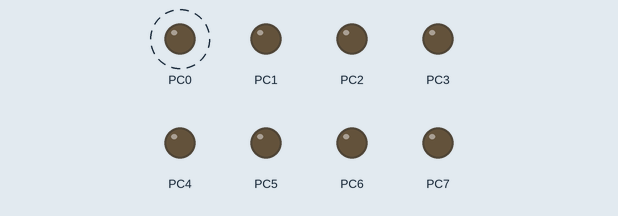
Recording of a program running on a simulated ATmega32, built with avr-gcc and emulated at 8 MHz. Shown: output pins drawn as LEDs (lit = HIGH). Dashed ring = blinking.

Above: at 0.5 s.
Timing chart, 0 to 4.6 s (numbered marks = the images above):
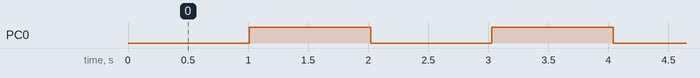

Measured:
- by itself, PC0: alternates HIGH for 1.0 s and LOW for 1.0 s

The program:

main.c
```c
/*
 * Atmega32_Drivers.c
 *
 * Created: 12/14/2023 8:26:01 AM
 * Author : Elmag
 */

#include "Atmega32_Timer0_Driver.h"
uint16_t Timer_counter = 0;
void Timer0_Compare_Match_interrup_Handler()
{
	Timer_counter++ ;

	if(Timer_counter == 10000)
	{
		//Toggle_led every one second
		TOGGLE_BIT(PORTC , 0);

		//clear counter
		Timer_counter = 0 ;
	}
}

int main(void)
{
    DDRC = 0xFF ;
	CLR_BIT(PORTC , 0);

    //Configure timer0
	Timer0_Config Timer0_Config ;

	Timer0_Config.Timer0_Mode = Timer0_Mode_CTC ;
	Timer0_Config.Clock_Select = Timer0_Clock_Internal_Prescaler_8 ;
	Timer0_Config.IRQ_Enable = Timer0_IRQ_Compare_Match_Enable ;
	Timer0_Config.Output_Compare =Timer0_Clock_Stop ;
	Timer0_Config.P_IRQ_CallBack = Timer0_Compare_Match_interrup_Handler ;

	//Set compare Value
	MCAL_Timer0_Set_Compare_Value(100);

	// initialization Timer0
	MCAL_Timer0_Init(&Timer0_Config);
    while (1)
    {

	}
}
```

Atmega32_Timer0_Driver.c
```c
/*
 * Atmega32_Timer0_Driver.c
 *
 * Created: 4/19/2024 10:13:08 AM
 *  Author: Elmag
 */

/* ================================================================ */
/* =========================== Includes =========================== */
/* ================================================================ */

#include "Atmega32_Timer0_Driver.h"

Timer0_Config G_timer0_Cfg ;

/* ================================================================ */
/* ======================== Public APIs =========================== */
/* ================================================================ */


/* ================================================================
 * @Fn 				- MCAL_Timer0_Init
 * @brief 			- Initializes Timer0 according to the specified parameters in Timer0_Cfg
 * @param [in] 		- Timer0_Config : a pointer to Timer0_Config structure that contains the configuration information for the specified TIMER Module
 * @retval 			- None
 * Note 			- Supported for TIMER0 ONLY
 *
 */
void MCAL_Timer0_Init(Timer0_Config * Timer0_Cfg)
{
      G_timer0_Cfg = *Timer0_Cfg ;

	  // Select mode timer
	  TCCR0 |= Timer0_Cfg->Timer0_Mode ;


	 if(Timer0_Cfg->Output_Compare != Timer0_OC_disconnected)
	 {

		 //Configure 0C0 (PINB3) as Output
		 DDRB |=(1<<3);
		 //type of output compare
		 TCCR0 |= Timer0_Cfg->Output_Compare ;
	 }

	 //Select Clock Source
	 TCCR0 |= Timer0_Cfg->Clock_Select ;

	 if(Timer0_Cfg->Clock_Select == Timer0_Clock_External_Falling_Edge || Timer0_Clock_External_Rising_Edge)
	 {
		 // Configure T0 (PINB0) as Input
		 DDRB &= ~(1<<0);
	 }

	 //Enable Interrupt
	 TIMSK |= Timer0_Cfg->IRQ_Enable ;

	 if(Timer0_Cfg->IRQ_Enable != Timer0_IRQ_NONE)
	 {
		 Enable_Global_Interrupt();
	 }
}

/* ================================================================
 * @Fn 				- MCAL_Timer0_DeInit
 * @brief 			- DeInitialze Timer0 Operation By Disable Timer Clock
 * @retval 			- None
 * Note 			- Supported for Timer0 ONLY
 */
void MCAL_Timer0_DeInit()
{
	TCCR0 = 0x00 ;
	TCNT0 = 0 ;
	OCR0  = 0 ;
	TIMSK = 0x00 ;
	TIFR  = 0x00 ;

}

/* ================================================================
 * @Fn 				- MCAL_Timer0_Set_Compare_Value
 * @brief 			- Set OCR Register compare Value in Compare Match Mode(CTC)
 * @param [in] 		- TicksNumber : Value to Set in OCR(compare value must not exceed 255)
 * @retval 			- None
 * Note 			- Supported for Compare Match Mode(CTC) only & compare value must not exceed 255
 */
void MCAL_Timer0_Set_Compare_Value(uint8_t TicksNumber)
{
	OCR0 = TicksNumber ;
}

/* ================================================================
 * @Fn 				- MCAL_Timer0_Get_Compare_Value
 * @brief 			- Set OCR Register compare Value in Compare Match Mode(CTC)
 * @param [in] 		- TicksNumber : Value to Set in OCR(compare value must not exceed 255)
 * @retval 			- None
 * Note 			- Supported for Compare Match Mode(CTC) only & compare value must not exceed 255
 */
void MCAL_Timer0_Get_Compare_Value(uint8_t *TicksNumber)
{
	*TicksNumber = OCR0 ;
}

/* ================================================================
 * @Fn 				- MCAL_Timer0_Set_Counter_Value
 * @brief 			- Set Timer counter value
 * @param [in] 		- TicksNumber : value of counter value from counter register (TCNT0)
 * @retval 			- None
 * Note 			- None
 *
 */
void MCAL_Timer0_Set_Counter_Value(uint8_t TicksNumber)
{
	TCNT0 = TicksNumber ;
}
/* ================================================================
 * @Fn 				- MCAL_Timer0_Get_Counter_Value
 * @brief 			- Get Timer counter value
 * @param [in] 		- TicksNumber : value of counter value from counter register (TCNT0)
 * @retval 			- None
 * Note 			- None
 *
 */
void MCAL_Timer0_Get_Counter_Value(uint8_t *TicksNumber)
{
	*TicksNumber =TCNT0 ;
}

/* OVERFLOW ISR */
ISR(TIMER0_OVF_vect)
{
	G_timer0_Cfg.P_IRQ_CallBack();
}

/* COMPARE MATCH ISR */
ISR(TIMER0_COMP_vect)
{
	G_timer0_Cfg.P_IRQ_CallBack();
}
```

Atmega32_Device_Header.h
```c
/*
 * Atmega32_Device_Header.h
 *
 * Created: 12/14/2023 9:08:06 AM
 *  Author: Elmag
 */


#ifndef ATMEGA32_DEVICE_HEADER_H_
#define ATMEGA32_DEVICE_HEADER_H_

//-----------------------------
//Includes
//-----------------------------

#include "Platform_Types.h"
#include "Utils.h"
#include <avr/io.h>
#include <util/delay.h>
#include <avr/interrupt.h>
#define F_CPU 8000000UL

//-----------------------------
//Base addresses for Memories
//-----------------------------
#define FLASH_MEMORY            0x00
#define SRAM                    0x60

//-----------------------------
//Base addresses for Peripherals
//-----------------------------

//GPIO
#define GPIOA_BASE          0x39UL
#define GPIOB_BASE          0x36UL
#define GPIOC_BASE          0x33UL
#define GPIOD_BASE          0x30UL

//EXTI
#define EXTI_BASE 		    0x54UL

//UART
#define UART_BASE           0x29UL

//SPI
#define SPI_BASE            0x2DUL
//======================================================================

//-*-*-*-*-*-*-*-*-*-*-*-*-*-*-*-*-*-*-*-*-*-*-*-*-*
//Peripheral register
//-*-*-*-*-*-*-*-*-*-*-*-*-*-*-*-*-*-*-*-*-*-*-*-*-*

//-*-*-*-*-*-*-*-*-*-*-*-
//Peripheral register: GPIO
//-*-*-*-*-*-*-*-*-*-*-*

typedef struct
{
	volatile uint8_t PIN  ;
	volatile uint8_t DDR  ;
	volatile uint8_t PORT ;
}GPIO_TypeDef_t;

//-*-*-*-*-*-*-*-*-*-*-*-
//Peripheral register: EXTI
//-*-*-*-*-*-*-*-*-*-*-*-

typedef struct
{
    volatile uint8_t  _MCUCSR    ;
	volatile uint8_t  _MCUCR     ;
	         uint32_t _reserved0 ;
	volatile uint8_t  _GIFR      ;
	volatile uint8_t  _GICR	     ;
}EXTI_TypeDef_t;


//-*-*-*-*-*-*-*-*-*-*-*-
//Peripheral register: UART
//-*-*-*-*-*-*-*-*-*-*-*-
//==============================================================

typedef struct
{
	uint8  _UBRRL ;
	uint8  _UCSRB ;
	uint8  _UCSRA ;
	uint8  _UDR ;
    uint64 _reserved0;
	uint64 _reserved1;
	uint16 _reserved2;
	uint8  _reserved3;
 union RC_RH
	{
		uint8  _UCSRC ;
		uint8  _UBRRH ;
	}RC_RH;

}UART_TypeDef_t;

//-*-*-*-*-*-*-*-*-*-*-*-
//Peripheral register: SPI
//-*-*-*-*-*-*-*-*-*-*-*-
//==============================================================

typedef struct
{
  uint8 _SPCR ;
  uint8 _SPSR ;
  uint8 _SPDR ;
}SPI_TypeDef_t;


//-*-*-*-*-*-*-*-*-*-*-*-
//Peripheral Instants:
//-*-*-*-*-*-*-*-*-*-*-*-

#define GPIOA          ((GPIO_TypeDef_t*)GPIOA_BASE)
#define GPIOB          ((GPIO_TypeDef_t*)GPIOB_BASE)
#define GPIOC          ((GPIO_TypeDef_t*)GPIOC_BASE)
#define GPIOD          ((GPIO_TypeDef_t*)GPIOD_BASE)

#define EXTI           ((EXTI_TypeDef_t*)EXTI_BASE)

#define UART1          ((UART_TypeDef_t*)UART_BASE)

#define SPI1           ((SPI_TypeDef_t*)SPI_BASE)

//Global Interrupt
#define SREG                       *((uint8*)0x5FUL)

#define Enable_Global_Interrupt()    SREG |=(1<<7)
#define Disable_Global_Interrupt()   SREG &=~(1<<7)
#endif /* ATMEGA32_DEVICE_HEADER_H_ */
```

Atmega32_Timer0_Driver.h
```c
/*
 * Atmega32_Timer0_Driver.h
 *
 * Created: 4/19/2024 10:12:25 AM
 *  Author: Elmag
 */


#ifndef ATMEGA32_TIMER0_DRIVER_H_
#define ATMEGA32_TIMER0_DRIVER_H_

/* ================================================================ */
/* =========================== Includes =========================== */
/* ================================================================ */

#include "Atmega32_Device_Header.h"
#include "avr/interrupt.h"


/* ================================================================ */
/* ============= User type definitions (structures) =============== */
/* ================================================================ */

typedef struct
{
	uint8_t Timer0_Mode ;             // specifies timer mode (normal or CTC mode or fast PWM or phase correct)
	                                  // this parameter set based on @ref Timer0_Mode_Defien

	uint8_t Output_Compare ;          // specifies output of OC pin (disconnected or toggle or clear or set)
	                                  // this parameter set based on @ref Timer0_OC_Defien

	uint8_t Clock_Select ;            //specifies clock pulse (internal or external) and prescaler(no or 8 or 64 or 256 or ...)
	                                  //this parameter set based on @ref Timer0_Clock_Defien

    uint8_t IRQ_Enable ;              // specifies Interrupt request (compare match or overflow)
	                                  // this parameter set based in @ref Timer0_IRQ_define

	void (*P_IRQ_CallBack)(void);     // point to C function to CallBack Interrupt
}Timer0_Config;

/* ================================================================ */
/* =============== Macros Configuration References ================ */
/* ================================================================ */


//@ref Timer0_Mode_Defien
#define Timer0_Mode_Normal           (uint8_t)(0)
#define Timer0_Mode_Ph_Cor_PWM       (uint8_t)(1<<6)
#define Timer0_Mode_CTC              (uint8_t)(1<<3)
#define Timer0_Mode_Fast_PWM         (uint8_t)((1<<3)|(1<<6))

//@ref Timer0_OC_Defien
#define Timer0_OC_disconnected       (uint8_t)(0)
#define Timer0_OC_Toggle             (uint8_t)(1<<4)   //note this valid in Normal or CTC mode only
#define Timer0_OC_Clear              (uint8_t)(1<<5)
#define Timer0_OC_Set                (uint8_t)((1<<4) | (1<<5))

// @ref Timer0_Clock_Defien
#define Timer0_Clock_Stop                         (uint8_t)(0)
#define Timer0_Clock_Internal_No_Prescaler        (uint8_t)(0x01)
#define Timer0_Clock_Internal_Prescaler_8         (uint8_t)(0x02)
#define Timer0_Clock_Internal_Prescaler_64        (uint8_t)(0x03)
#define Timer0_Clock_Internal_Prescaler_256       (uint8_t)(0x04)
#define Timer0_Clock_Internal_Prescaler_1024      (uint8_t)(0x05)
#define Timer0_Clock_External_Falling_Edge        (uint8_t)(0x06)
#define Timer0_Clock_External_Rising_Edge         (uint8_t)(0x07)

//@ref Timer0_IRQ_define
#define Timer0_IRQ_NONE                           (uint8_t)(0)
#define Timer0_IRQ_Compare_Match_Enable           (uint8_t)(1<<1)
#define Timer0_IRQ_Overflow_Enable                (uint8_t)(1<<0)

/* ================================================================ */
/* =========== APIs Supported by "MCAL TIMER0 DRIVER" ============= */
/* ================================================================ */

void MCAL_Timer0_Init(Timer0_Config * Timer0_Cfg);
void MCAL_Timer0_DeInit();

void MCAL_Timer0_Set_Compare_Value(uint8_t TicksNumber);
void MCAL_Timer0_Get_Compare_Value(uint8_t *TicksNumber);

void MCAL_Timer0_Set_Counter_Value(uint8_t TicksNumber);
void MCAL_Timer0_Get_Counter_Value(uint8_t *TicksNumber);


#endif /* ATMEGA32_TIMER0_DRIVER_H_ */
```

Platform_Types.h
```c
/*
 * Platform_Types.h
 *
 * Created: 1/31/2024 1:43:27 PM
 *  Author: Elmag
 */


#ifndef PLATFORM_TYPES_H_
#define PLATFORM_TYPES_H_

// Unsigned integer data types
typedef unsigned char               uint8_t;
typedef unsigned char               uint8;
typedef unsigned short              uint16;
typedef unsigned int                uint32;
typedef unsigned long long int      uint64;

// Signed integer data types
typedef signed char                 sint8_t;
typedef signed short                sint16_t;
typedef signed int                  sint32_t;
typedef signed long long int        sint64_t;

// volatile unsigned integer data types
typedef volatile unsigned char              vuint8_t;
typedef volatile unsigned short             vuint16_t;
typedef volatile unsigned int               vuint32_t;
typedef volatile unsigned long long int     vuint64_t;

// volatile signed integer data types
typedef volatile signed char                vsint8_t;
typedef volatile signed short               vsint16_t;
typedef volatile signed int                 vsint32_t;
typedef volatile signed long long int       vsint64_t;

// Float data types
typedef float       float32_t;
typedef double      float64_t;

// Boolean date types
typedef enum
{
	false,
	ture,
}bool;

// Error types which used in ErrorIndication Function in any Default Case in Switch
typedef enum
{
	InvalidArgument,    //in any configuration to Pins or Ports
	OverFlow            //in any configuration to LEDs For Example
}ErrorType;

#define NULL ((void *)0)


#endif /* PLATFORM_TYPES_H_ */
```

Utils.h
```c
/*
 * Utils.h
 *
 * Created: 1/31/2024 1:42:50 PM
 *  Author: Elmag
 */


#ifndef UTILS_H_
#define UTILS_H_

#define	GET_BIT(reg,n)				(((reg)>>(n))&1)
#define SET_BIT(reg,n)				(reg|=(1<<n))
#define CLR_BIT(reg,n)				(reg&=~(1<<n))
#define TOGGLE_BIT(reg,n)			(reg^=(1<<n))

#define	GET_REG(reg)				(reg)
#define SET_REG(reg)				((reg)=0XFF)
#define CLR_REG(reg)				((reg)=0X00)
#define TOGGLE_REG(reg)				((reg)^=0xFF) //((reg)~=(reg))
#define ASSIGN_REG(reg,value)		((reg)=(value))

#define	GET_LOW_NIB(reg)			((reg)&0X0F)
#define SET_LOW_NIB(reg)			((reg)|=0X0F)
#define CLR_LOW_BIT(reg)			((reg)&=0XF0)
#define TOGGLE_LOW_NIB(reg)			((reg)^=0X0F)
#define ASSIGN_LOW_NIB(reg,value)	((reg)=(((reg)&0XF0)|((value)&0x0F))) //??

#define	GET_HIGH_NIB(reg)			(((reg)&0XF0)>>4)
#define SET_HIGH_NIB(reg)			((reg)|=0XF0)
#define CLR_HIGH_BIT(reg)			((reg)&=0X0F)
#define TOGGLE_HIGH_NIB(reg)		((reg)^=0XF0)
#define ASSIGN_HIGH_NIB(reg)		((reg)=((value<<4)|(reg&0X0F)))


#endif /* UTILS_H_ */
```
